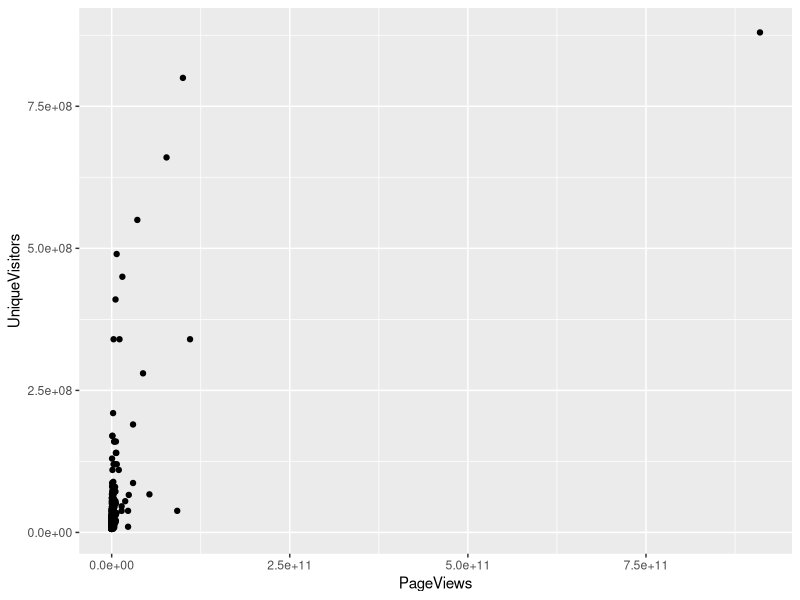
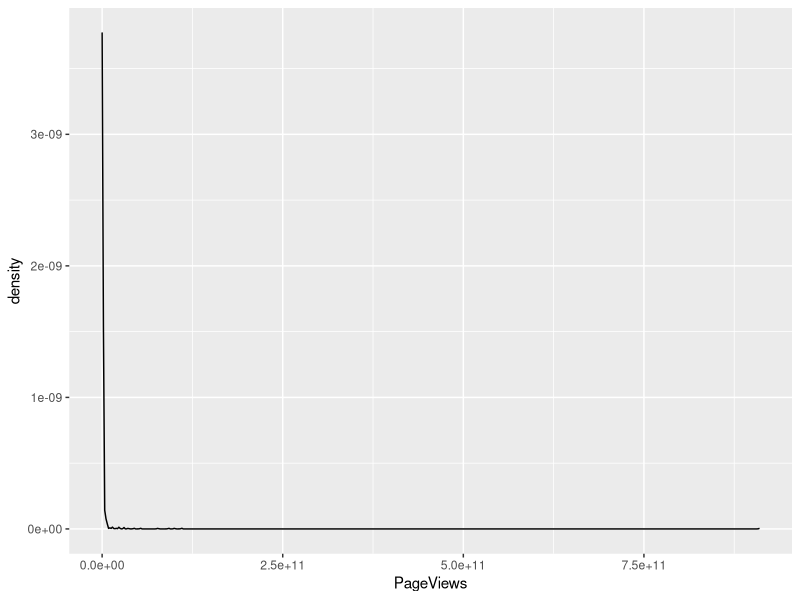
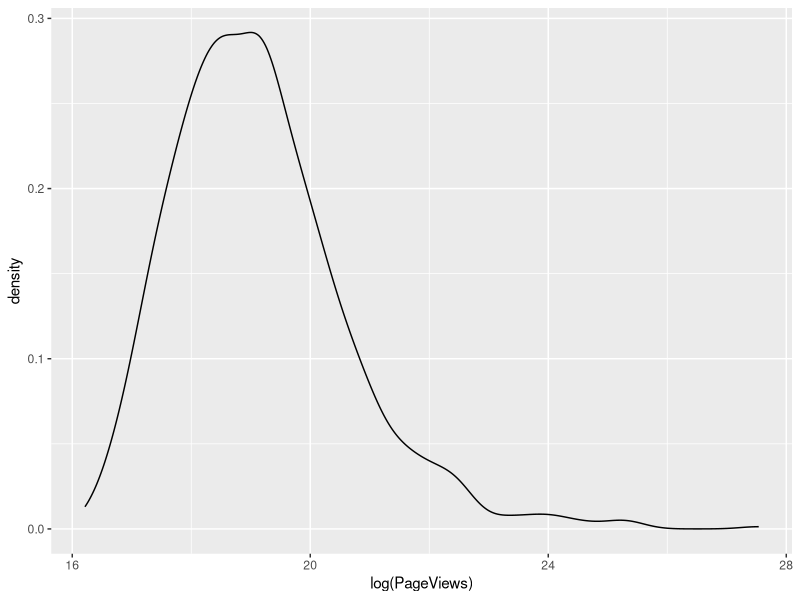
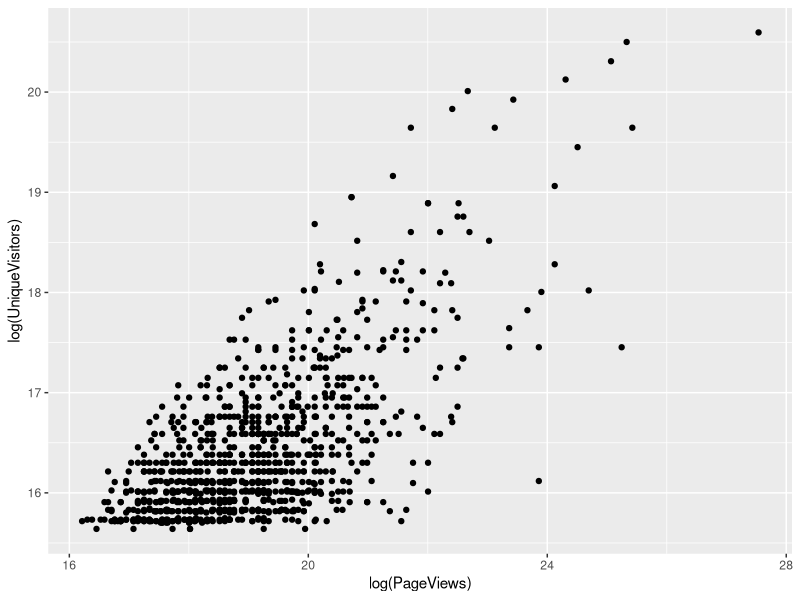
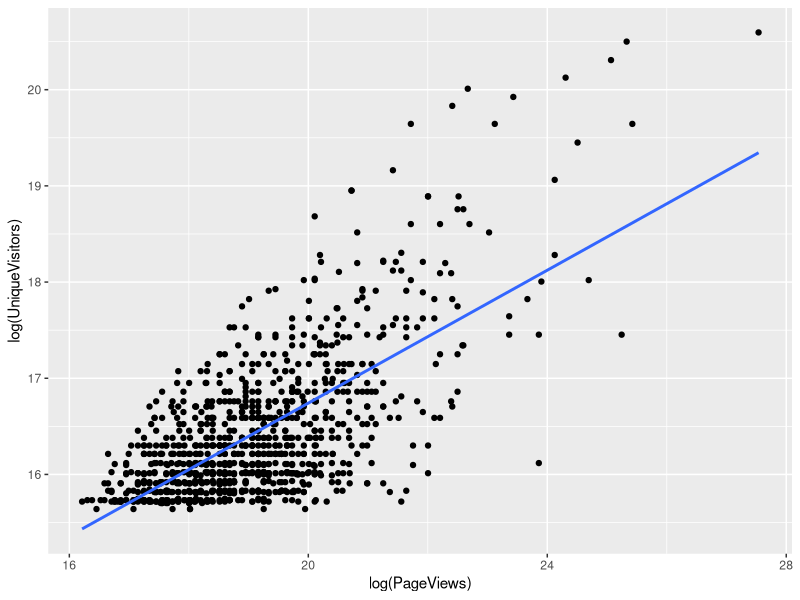

Write the R code that produced these figures, in order.
# Case Study(CS) #1: Linear Regression
# Objective: Using the data for the top 1,000 websites on the internet for the year 2011, the objective is to use regression to predict the amount of page views
# Data used: top_1000_websites.tsv
# Packages used: 

# Read in the data
top.1000.sites<- read.csv("data/top_1000_websites.tsv", sep = "\t", stringsAsFactors = FALSE)

# Exploratory Data analysis
## A peak at the data dimensions and structure
dim(top.1000.sites) # 1000 rows in 9 cols
str(top.1000.sites)
names(top.1000.sites) # see the attribute names

## Since the objective is to predict the page views therefore, the attaribute PageViews will be our response/outcome variable
## Now, let's plot PageViews with UniqueVistors. Since both are numeric predictors/independent variable we will use a scatterplot
library(ggplot2)
ggplot(data = top.1000.sites, aes(x=PageViews, y=UniqueVisitors))+geom_point() # A terrible plot as all the values are bunched together on the x-axis and only a few jump out. This is a common problem when data is not normally distributed. because using a scale that’s large enough to show the full range of values tends to place the majority of data points so close to each other that they can’t be separated visually. To confirm that the shape of the data is the problem with this plot, we can look at the distribution of PageViews by itself;
ggplot(data = top.1000.sites, aes(x=PageViews))+geom_density() # This plot is no good either.

## HAT TIP: if plotting continuous data turns out to be visually incoherent, then its best to use log transformed values as shown next;
ggplot(data = top.1000.sites, aes(x=log(PageViews)))+geom_density() # Ahha!, now this plot makes more sense. For this reason, we’ll start using the log-transformed PageViews and UniqueVisitors from now on.
ggplot(data = top.1000.sites, aes(x=log(PageViews), y=log(UniqueVisitors)))+geom_point() # Nice, now the relationship between PageViews and UniqueVistors is evident.

# Now, lets use geom_smooth() with the method = 'lm' argument to see what the regression line will look like
ggplot(data = top.1000.sites, aes(x=log(PageViews), y=log(UniqueVisitors)))+geom_point()+
  geom_smooth(method = "lm", se=FALSE)
# This resulting line looks promising, so lets find the values that define its slope and intercept by calling lm;
lm.fit<- lm(log(PageViews)~ log(UniqueVisitors), data = top.1000.sites)
# Now that we’ve fit the line, we’d like to get a quick summary of it. We could look at
# the coefficients using coef, or we could look at the RMSE by using residuals. 
coef(lm.fit)
residuals(lm.fit)
# But we'll, introduce another function that produces a much more complex summary that we can
# walk through step by step. That function is called summary:
summary(lm.fit)
# The first thing the summary tells you the formula we have used. This is helpful for larger models
# The second step shows the residuals
lm.fit <- lm(log(PageViews) ~ HasAdvertising,
             data = top.1000.sites)
summary(lm.fit)$r.squared
lm.fit <- lm(log(PageViews) ~ log(UniqueVisitors),
             data = top.1000.sites)
summary(lm.fit)$r.squared
lm.fit <- lm(log(PageViews) ~ InEnglish,
             data = top.1000.sites)
summary(lm.fit)$r.squared
